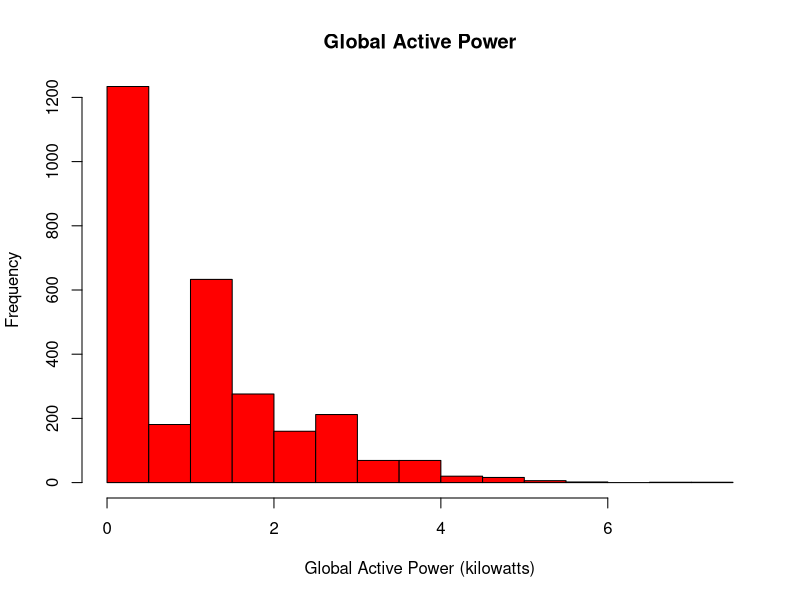

Source code (R):
getwd()
setwd("./Course4")

twoday_power <- read.csv(file = "Feb2DayPower.csv")

png("plot1.png", width=480, height=480)
hist(twoday_power$Global_active_power,col = "red", 
     main = "Global Active Power",
     xlab= "Global Active Power (kilowatts)",
     ylim = c(0,1200))

dev.off()
